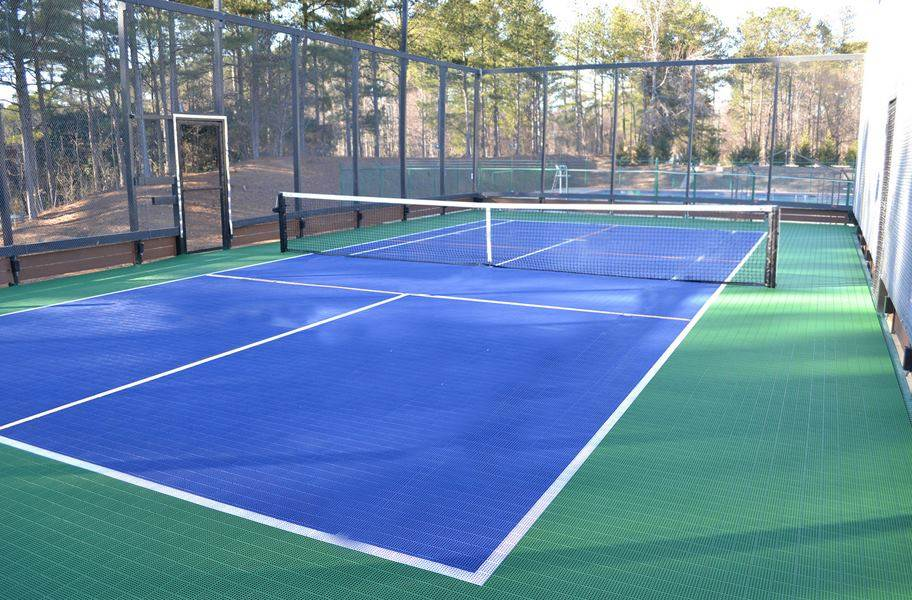
#> input picture pb_court_1.jpg, 912 x 600 px, given in place of 000001.jpg, which was not available
$ jupyter execute --allow-errors better_line_detection.ipynb   (shell and % lines are left out)
#> lines starting #> are read from the running program, lines starting #| are printed output that depends on the picture; after the words box and inside, x2 and y2 are one past the last pixel; in counts of white or black regions, pixels touching at a corner belong together; pictures that were not available may be replaced by others from this repository, and a replacement may not be noted
### vanishing_points/cluster.py
import numpy as np
from sklearn.cluster import AgglomerativeClustering
from stack_overflow import closestDistanceBetweenLines


def cluster_segments(
        lines: np.ndarray,
        dist_weight: float = 1/50,
        angular_dist_weight: float = 40,
) -> np.ndarray:
    """Merge similar line segments together.

    Uses agglomerative clustering with single linkage to cluster similar line
    segments. See:
    https://scikit-learn.org/stable/modules/generated/sklearn.cluster.AgglomerativeClustering.html

    Agglomerative clustering uses similarity scores to group similar line
    segments together. The score is the weighted sum of the following:
        dist: Minimum distance between the segments.
        theta: Angle between the segments.

    Each class has a corresponding "average" line which roughly represents the
    cluster.

    Args:
        lines: (N, 4) An array of N line segments, where each nth segment is
            defined by endpoints at lines[n, :2] and lines[n, 2:].
        dist_weight: The weight with which to consider distance between
            segments when computing similarity.
        angular_dist_weight: The weight with which to consider angular distance
            between segments when computing similarity.

    Returns:
        labels: Which class each line belongs to
        average_lines: For each class of line, the "average" line.
        average_lines_labels: The label for each line in average_lines.

    """
    N = len(lines)
    vecs = np.array([lines[:, 0] - lines[:, 2], lines[:, 1] - lines[:, 3]]).T

    dists = np.empty((N, N))
    dists[:] = np.nan
    np.fill_diagonal(dists, 0)
    angular_dists = np.empty((N, N))
    angular_dists[:] = np.nan
    np.fill_diagonal(angular_dists, 0)

    for i in range(N):
        line_i = lines[i]
        vec_i = vecs[i]

        for j in range(i):
            line_j = lines[j]
            vec_j = vecs[j]

            closest_dist = closestDistanceBetweenLines(
                a0=np.pad(line_i[:2], (0, 1)),
                a1=np.pad(line_i[2:], (0, 1)),
                b0=np.pad(line_j[:2], (0, 1)),
                b1=np.pad(line_j[2:], (0, 1)),
                clampAll=True,
            )[2]
            dists[i, j] = closest_dist
            dists[j, i] = closest_dist

            theta = np.arccos(
                np.clip(
                    np.dot(vec_i, vec_j) / (
                        np.linalg.norm(vec_i) * np.linalg.norm(vec_j)),
                    - 1, 1,
                ))
            theta = np.min([theta, abs(np.pi - theta), abs(2 * np.pi - theta)])

            angular_dists[i, j] = theta
            angular_dists[j, i] = theta

    weighted_dists = dist_weight * dists + angular_dist_weight * angular_dists

    labels = AgglomerativeClustering(
        n_clusters=None,
        metric="precomputed",
        linkage="single",
        distance_threshold=1,
    ).fit(weighted_dists).labels_
    labels = np.array(labels)

    avg_lines = []
    avg_lines_labels = sorted(np.unique(labels))
    for label in avg_lines_labels:
        avg_lines.append(average_segments(lines[labels == label]))
    avg_lines = np.array(avg_lines)

    return dict(
        labels=labels,
        average_lines=avg_lines,
        average_lines_labels=avg_lines_labels
    )


# [43 lines left out: function average_segments, not called in this run]


### vanishing_points/court_graph.py
import numpy as np

"""The graph of keypoints on one side of a pickleball court.

A node "a" through "i" describes a graph as shown below, and an edge
exists between two nodes if a line can be drawn between them.

Note that a few nodes at the baseline are missing. This is to reduce
the number of combination of nodes, since permutations of nodes
will be checked for correspondance against permutations of line
intersections in an image.

    o------o------o
    |      |      |
    |      |      |
    |      |      |
    g------h------i
    |             |
    |             |
    d------e------f
    |      |      |
    |      |      |
    |      |      |
    a------b------c
"""
COURT_GRAPH = {
    "a": "bcdg",
    "b": "ace",
    "c": "abfi",
    "d": "aefg",
    "e": "bdf",
    "f": "cdei",
    "g": "adhi",
    "h": "gi",
    "i": "cfgh",
}


def get_court_coordinates():
    coords = np.array((
        (0, 0, 0), (10, 0, 0), (20, 0, 0),
        (0, 15, 0), (10, 15, 0), (20, 15, 0),
        (0, 29, 0), (10, 29, 0), (20, 29, 0),
    )) * 0.3048  # ft to meters
    return {node: coord for node, coord in zip(COURT_GRAPH, coords)}


COURT_COORDS = get_court_coordinates()


def get_court_corners():
    """Return all possible corners, where a corner is a sequence of nodes
    q r s where q shares an edge with r shares an edge with s but q and s do not.
    """
    corner_names = []
    for q in COURT_GRAPH:
        for r in COURT_GRAPH[q]:
            for s in COURT_GRAPH[r]:
                if (
                    q != r and
                    r != s and
                    s != q and
                    s not in COURT_GRAPH[q]
                ):
                    corner_names.append(q + r + s)

    name2coord = get_court_coordinates()

    corner_coords = []
    for name1, name2, name3 in corner_names:
        corner_coords.append([name2coord[name1], name2coord[name2], name2coord[name3]])

    return np.array(corner_coords)


def get_double_court_corners():
    """Return all possible double-corners, where a double-corner is a sequence of nodes
    q r s t where q shares an edge with r shares an edge with s shares an edge with t
    but q shares no edges with s and r shares no edges with t.
    """
    double_corner_names = []
    for q in COURT_GRAPH:
        for r in COURT_GRAPH[q]:
            for s in COURT_GRAPH[r]:
                for t in COURT_GRAPH[s]:
                    if len([q, r, s, t]) == len(set([q, r, s, t])) and s not in COURT_GRAPH[q] and t not in COURT_GRAPH[r]:
                        double_corner_names.append([q, r, s, t])

    name2coord = get_court_coordinates()

    corner_coords = []
    for names in double_corner_names:
        corner_coords.append([name2coord[name] for name in names])

    return np.array(corner_coords)


COURT_CORNERS = get_court_corners()
DOUBLE_COURT_CORNERS = get_double_court_corners()


def get_dense_court_points(pt_per_meter: float):
    """Return an Nx3 list of linearly-distributed points along the court lines."""
    # everywhere else

    edges = ("ac", "df", "ag", "ci", "be")
    segments = [[COURT_COORDS[node1], COURT_COORDS[node2]] for node1, node2 in edges]

    # Manually add segments that aren't represented in the partial graph.
    extra_segments = [
        [COURT_COORDS["g"], np.array([0, 44, 0]) * 0.3048],
        [COURT_COORDS["h"], np.array([10, 44, 0]) * 0.3048],
        [COURT_COORDS["i"], np.array([20, 44, 0]) * 0.3048],
        [COURT_COORDS["i"], COURT_COORDS["g"]],
        [np.array([0, 44, 0]) * 0.3048, np.array([20, 44, 0]) * 0.3048],
        [np.array([-1, 22, 3]) * 0.3048, np.array([21, 22, 3]) * 0.3048],
    ]
    # # This actually makes detection worse, so nvm
    # extra_segments = []

    pts = []
    for X1, X2 in np.array(segments + extra_segments):
        v = X2 - X1
        v_norm = np.linalg.norm(v)

        n = int(pt_per_meter * v_norm)
        for i in range(n):
            pts.append(X1 + i * v / v_norm / pt_per_meter)

    return np.array(pts)


DENSE_COURT_POINTS = get_dense_court_points(50)


# [9 lines that do not run on import are left out]

### vanishing_points/main.py
import fire
import cv2 as cv
import matplotlib.pyplot as plt
from matplotlib import collections
import numpy as np

from cluster import cluster_segments
from optimize import find_vanishing_points


COLORS = {
    'blue':    '#377eb8',
    'orange':  '#ff7f00',
    'green':   '#4daf4a',
    'pink':    '#f781bf',
    'brown':   '#a65628',
    'purple':  '#984ea3',
    'gray':    '#999999',
    'yellow':  '#dede00',
    'red':     '#e41a1c',
}

COLOR_NAMES = list(COLORS.keys())


# [88 lines left out: function main, not called in this run]


def plot_segments(ax: plt.Axes, lines: np.ndarray, **lc_kwargs) -> None:
    """Plot the line segments on a matplotlib plot.

    Args:
        ax: One of the outputs from plt.subplots() ¯\_(ツ)_/¯
        lines: The lines to plot. Line i is defined by lines[i] =
            x1, y1, x2, y2.
        lc_kwargs: Keyword args to pass down to LineCollection, e.g. colors.
    """
    pts = np.array([((x1, y1), (x2, y2)) for (x1, y1, x2, y2) in lines])
    lc = collections.LineCollection(pts, **lc_kwargs)
    ax.add_collection(lc)


# [4 lines left out: function plot_lines, not called in this run]


# [2 lines that do not run on import are left out]

### vanishing_points/better_line_detection.ipynb
[cell 1]
import cv2 as cv
import matplotlib.pyplot as plt
from matplotlib import collections
import numpy as np

from main import plot_segments, plot_lines
from cluster import cluster_segments
from optimize import find_vanishing_points
from itertools import permutations, combinations
from linesegmentintersections import bentley_ottman

[cell 2]
IM_PATH = "pb_court_1.jpg"
IM_PATH = "C:/Users/echapman/Downloads/pball_crawler/your_image_dir/000001.jpg"

im = cv.cvtColor(cv.imread(IM_PATH), cv.COLOR_BGR2RGB)
im_gray = cv.cvtColor(im, cv.COLOR_BGR2GRAY)
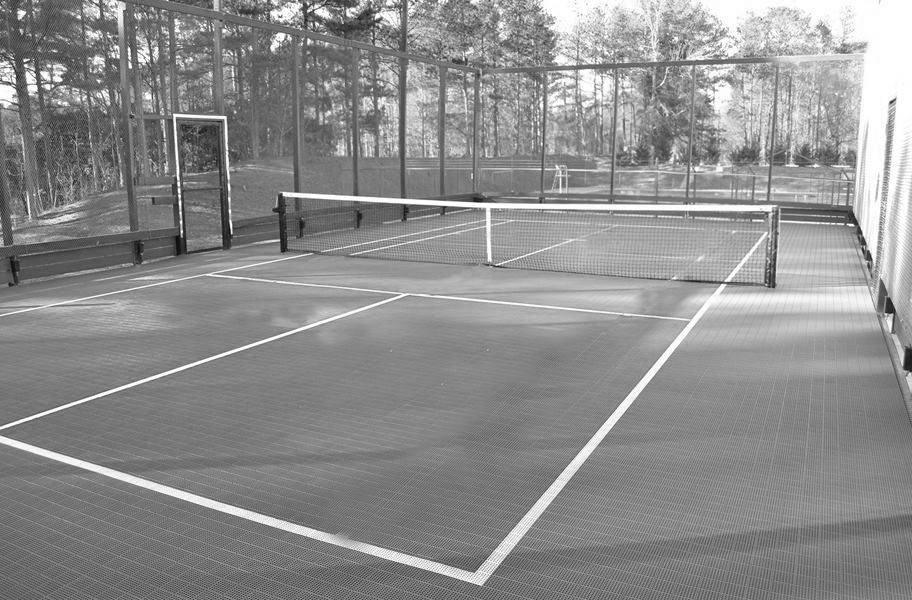
#> im_gray: shape (600, 912); min 4, max 255, mean 141.6
plt.imshow(im)

plt.figure()
plt.imshow(im_gray, cmap="gray")

# [6 lines of commented-out code are left out]

[cell 3]
retval, im_thresh = cv.threshold(im_gray, 200, 255, cv.THRESH_BINARY)
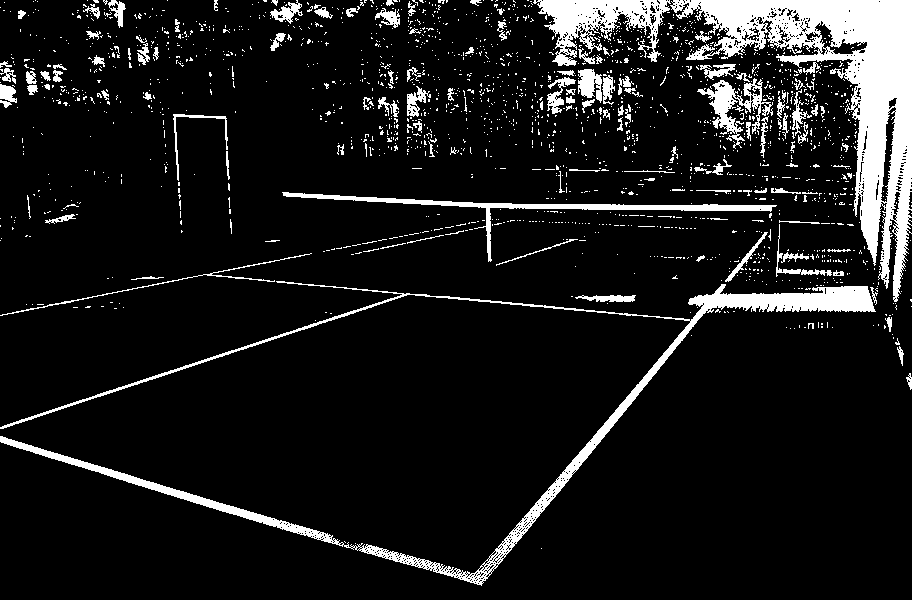
#> im_thresh: shape (600, 912); 10.3% white; 1868 white regions (1735 under 20 px), largest, box (x1, y1, x2, y2) and area: (670, 0, 912, 302) 20178, (0, 281, 876, 586) 11710, (533, 0, 671, 66) 4025
plt.imshow(im_thresh, cmap="gray")
plt.figure()

area_threshold = 100

# [17 lines of commented-out code are left out]

im_thresh_trim = im_thresh - cv.dilate(
    cv.morphologyEx(im_thresh, cv.MORPH_OPEN, np.ones((11, 11))),
    np.ones((11, 11)))
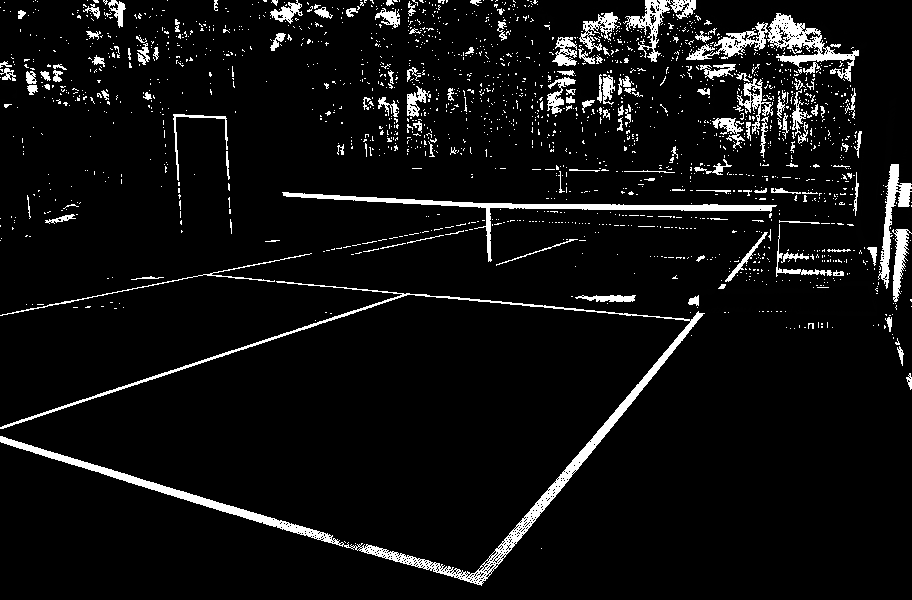
#> im_thresh_trim: shape (600, 912); min 0, max 255, mean 16.1
im_thresh_trim = cv.dilate(im_thresh_trim, np.ones((1, 1)))
plt.imshow(im_thresh_trim, cmap="gray")

im_thresh = im_thresh_trim

[cell 4]
hough_lines = cv.HoughLinesP(
    image=im_thresh,
    rho=1,
    theta=np.pi / 180,
    threshold=75,
    minLineLength=100,
    maxLineGap=5,
)[:, 0, :]
#> hough_lines = 47 rows, first 6: [2, 426, 409, 293], [361, 544, 485, 580], [301, 197, 664, 209], [0, 438, 481, 585], [470, 581, 703, 313], [0, 437, 481, 584]


_, ax1 = plt.subplots()
ax1.imshow(im_thresh, cmap="gray")
plot_segments(ax1, hough_lines, colors=["red"], linewidths=[2])
print(hough_lines.shape)
#| (47, 4)
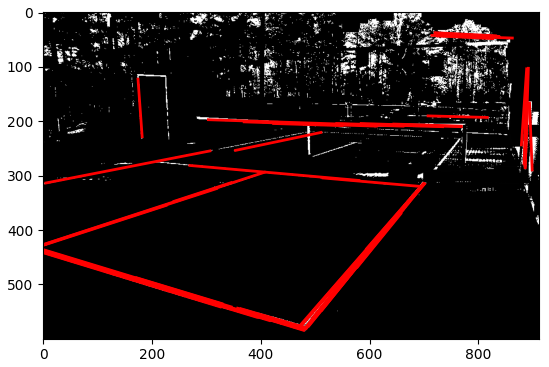
#> figure drawn by matplotlib, 1 panel

#> (a cell that did not finish here is left out)

#> in cluster_segments, `N = len(lines)`: N = 47
#> in cluster_segments, `vecs = np.array([lines[:, 0] - lines[:, 2], lines[:, 1] - lines[:, 3]]..`: vecs = 47 pairs, first value -481 to -5, second value -147 to 268
#> the loop in cluster_segments, `for i in range(N):` made 2 passes
#> (line_i, vec_i) on passes 1 to 2: ([2, 426, 409, 293], [-407, 133]), ([361, 544, 485, 580], [-124, -36])
#> after the loop in cluster_segments, `for i in range(N):`: angular_dists: shape (47, 47) float64; 97.87% of the values are NaN or infinite; the others: min 0, max 0, mean 0

# extend the lines by 10% per side to guarantee intersections
x1 = avg_lines[:, 0]
y1 = avg_lines[:, 1]
x2 = avg_lines[:, 2]
y2 = avg_lines[:, 3]
v12 = (avg_lines[:, 2:4] - avg_lines[:, 0:2])
extended_avg_lines = avg_lines.copy()
extended_avg_lines[:, 0:2] -= v12 * 0.1
extended_avg_lines[:, 2:4] += v12 * 0.1

[cell 6]
def get_intersection(l1: np.ndarray, l2: np.ndarray) -> np.ndarray | None:
    segments = np.asarray([[l1[:2], l1[2:]], [l2[:2], l2[2:]]]).tolist()
    intersections = bentley_ottman(segments)
    if len(intersections) > 0:
        return intersections[0].x, intersections[0].y
    else:
        return None

intersections = {}
#> (the rest of this cell did not finish here and is left out)

[cell 7]
from court_graph import COURT_CORNERS, DENSE_COURT_POINTS, COURT_COORDS, DOUBLE_COURT_CORNERS
from focal_length import get_focal_length

#https://github.com/aliyasineser/GraduationProjectII/blob/master/RelativePositionTest.py
def inversePerspective(rvec, tvec):
    R, _ = cv.Rodrigues(rvec)
    R = np.matrix(R).T
    invTvec = np.dot(-R, np.matrix(tvec))
    invRvec, _ = cv.Rodrigues(R)
    return invRvec, invTvec


im_height, im_width, _ = im.shape
#> im_height = 600; im_width = 912

# [5 lines of commented-out code are left out]

im_target = cv.dilate(im_thresh_trim, np.ones((5, 5)))
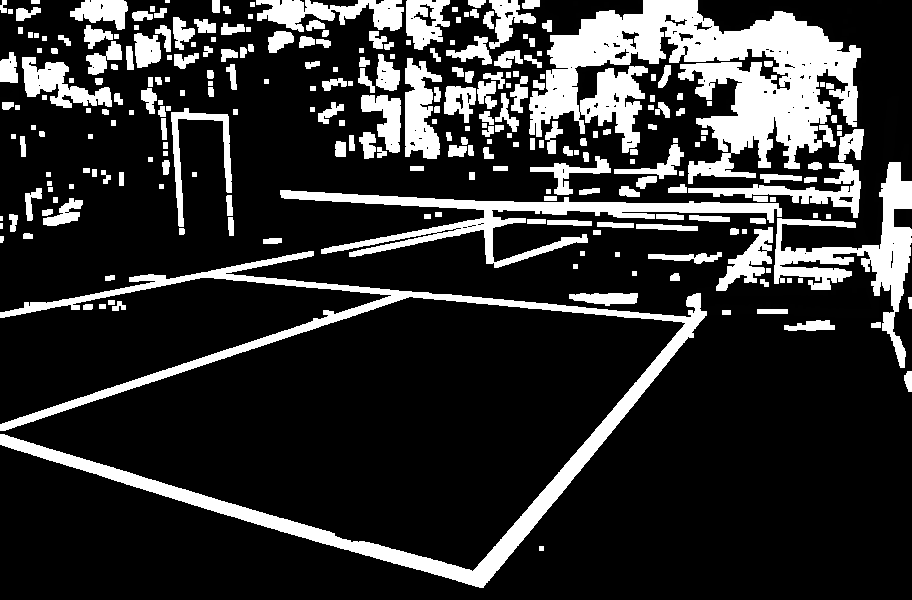
#> im_target: shape (600, 912); min 0, max 255, mean 50.2

rounds = []
#> (the rest of this cell did not finish here and is left out)

[cell 8]
# from IPython.display import clear_output

rounds = sorted(rounds, key=lambda tup: tup[0], reverse=True)
print(len(rounds))

for i in range(len(rounds)):
    score, K, rvec, tvec, im_corner, court_corner = rounds[i]

    p1, p2, p3, p4 = im_corner
    if np.linalg.norm(p1 - p2) < 100 or np.linalg.norm(p2 - p3) < 100 or np.linalg.norm(p3 - p4) < 100:
        continue

    # [7 lines of commented-out code are left out]

    pts_proj = np.array(
        cv.projectPoints(
            objectPoints=DENSE_COURT_POINTS,
            rvec=rvec,
            tvec=tvec,
            cameraMatrix=K,
            distCoeffs=np.zeros((4, 1)),
        )[0],
        dtype=int
    ).squeeze()

    corner_proj = np.array(
        cv.projectPoints(
            objectPoints=court_corner,
            rvec=rvec,
            tvec=tvec,
            cameraMatrix=K,
            distCoeffs=np.zeros((4, 1)),
        )[0],
        dtype=int
    ).squeeze()

    print(score)
    print('tvec')
    print(tvec)
    print('rvec')
    print(rvec)
    print('K')
    print(K)

    print(pts_proj)

    _, ax = plt.subplots()
    ax.imshow(im)
    plt.scatter(x=pts_proj[:, 0], y=pts_proj[:, 1], color="red")
    plt.scatter(x=im_corner[:, 0], y=im_corner[:, 1])
    plt.scatter(x=corner_proj[:, 0], y=corner_proj[:, 1])
    ax.set_xlim((-100, im.shape[1] + 100))
    ax.set_ylim((100 + im.shape[0], -100))
    plt.show()

    break
